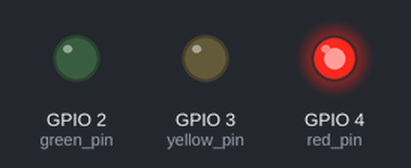
Bench run of a program on a simulated Raspberry Pi (BCM pin numbers). On the bench: output pins drawn as LEDs (lit = HIGH). What the program prints to the terminal is not drawn. At 6.0 s the program stops and its outputs stay as they are.

Above: at 0.1 s.
At 2.1 s:
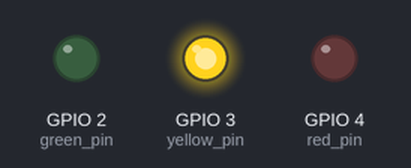
At 4.1 s:
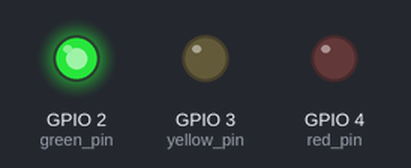
At 6.1 s:
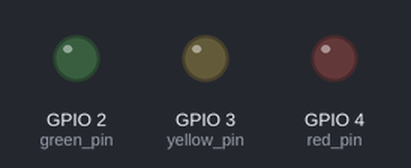
Timing chart, 0 to 7.5 s (numbered marks = the images above):
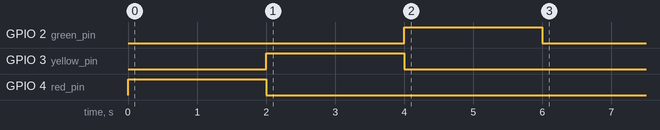

Measured:
- by itself, GPIO 2 (green_pin): LOW → HIGH at 4.0 s, → LOW 2.0 s later
- by itself, GPIO 3 (yellow_pin): LOW → HIGH at 2.0 s, → LOW 2.0 s later
- by itself, GPIO 4 (red_pin): LOW → HIGH at 0.00 s, → LOW 2.0 s later

The program:

traffic_light.py
```python
# traffic_light.py
import RPi.GPIO as GPIO
import time

class TrafficLight:
    def __init__(self, red_pin, yellow_pin, green_pin):
        self.red_pin = red_pin
        self.yellow_pin = yellow_pin
        self.green_pin = green_pin
        self.pins = [self.red_pin, self.yellow_pin, self.green_pin]
        self._setup()

    def _setup(self):
        # GPIO.setmode(GPIO.BCM) # 假設 main.py 中已設定
        for pin in self.pins:
            GPIO.setup(pin, GPIO.OUT)
            GPIO.output(pin, GPIO.LOW) # 預設全滅

    def set_light(self, color, state):
        """設定特定顏色的燈的狀態"""
        pin_map = {
            "red": self.red_pin,
            "yellow": self.yellow_pin,
            "green": self.green_pin
        }
        if color in pin_map:
            GPIO.output(pin_map[color], GPIO.HIGH if state else GPIO.LOW)

    def all_off(self):
        for pin in self.pins:
            GPIO.output(pin, GPIO.LOW)

    def red_on(self):
        self.all_off()
        self.set_light("red", True)

    def yellow_on(self):
        self.all_off()
        self.set_light("yellow", True)

    def green_on(self):
        self.all_off()
        self.set_light("green", True)

    def cleanup(self):
        self.all_off()
        # GPIO.cleanup(self.pins) # 主程式統一 cleanup

if __name__ == '__main__':
    GPIO.setmode(GPIO.BCM)
    GPIO.setwarnings(False)
    # 假設紅燈接 GPIO 4, 黃燈接 GPIO 3, 綠燈接 GPIO 2
    traffic_light = TrafficLight(red_pin=4, yellow_pin=3, green_pin=2)
    try:
        print("交通信號燈測試...")
        print("紅燈亮")
        traffic_light.red_on()
        time.sleep(2)

        print("黃燈亮")
        traffic_light.yellow_on()
        time.sleep(2)

        print("綠燈亮")
        traffic_light.green_on()
        time.sleep(2)

        traffic_light.all_off()
        print("測試結束")
    finally:
        traffic_light.cleanup()
        GPIO.cleanup()
```
